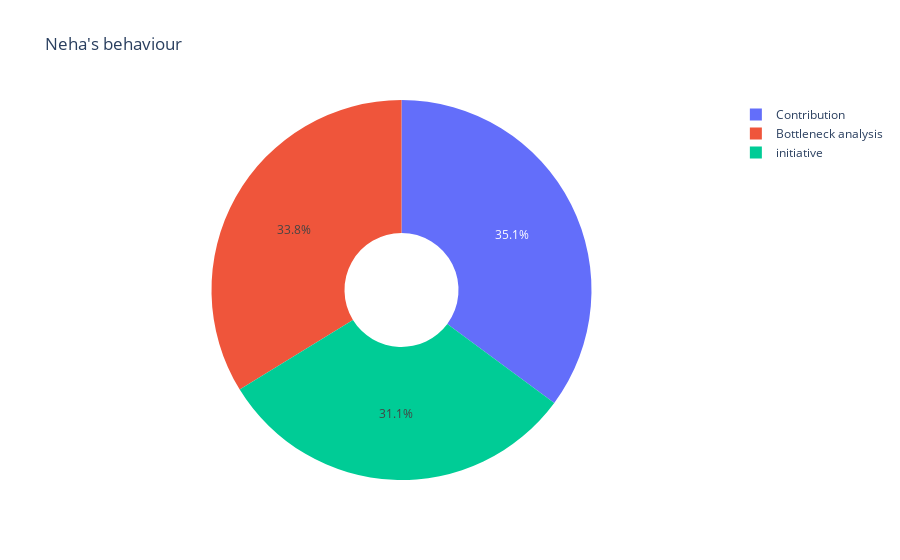

Notebook code for this chart:
### Code cell
stage = df["Neha_avg"].value_counts()
transactions = stage.index
quantity = stage.values

figure = px.pie(df, 
             values=transactions, 
             names=parameters, hole = 0.3,
             title="Neha's behaviour")
figure.show()

### Figure 1 — Plotly figure (JSON) as saved in the notebook; plotly's stock layout.template omitted (floating-point values rounded to 4 significant figures)
{"data": [{"domain": {"x": [0, 1], "y": [0, 1]}, "hole": 0.3, "hovertemplate": "label=%{label}<br>value=%{value}<extra></extra>", "labels": ["Contribution", "initiative", "Bottleneck analysis"], "legendgroup": "", "name": "", "showlegend": true, "type": "pie", "values": [8.667, 7.667, 8.333]}], "layout": {"legend": {"tracegroupgap": 0}, "title": {"text": "Neha's behaviour"}}}
